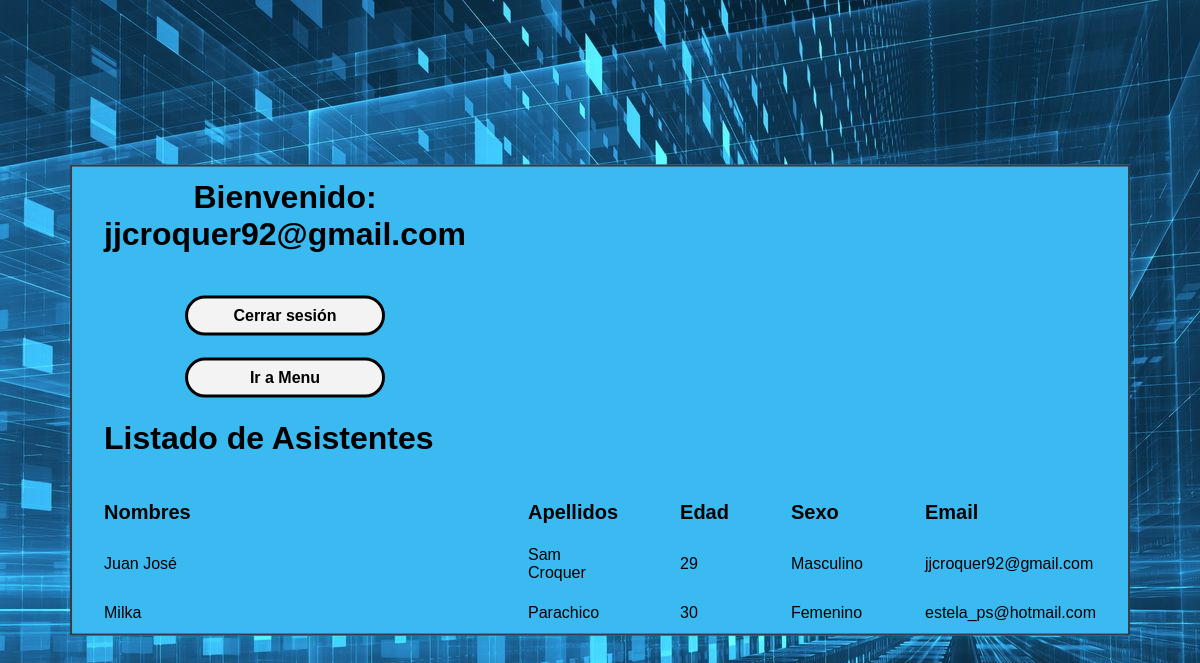
Screenshot of /listadoasistentes.php (signed in) with the database file from the repository.
### tables this page shows
CREATE TABLE `participantes` (
  `id` int(12) NOT NULL,
  `nombre` varchar(50) NOT NULL,
  `apellido` varchar(50) NOT NULL,
  `edad` int(2) NOT NULL,
  `sexo` varchar(12) NOT NULL,
  `correo` varchar(50) NOT NULL
);

### listadoasistentes.php (the view, shortened to what this page needs)
<link rel="stylesheet" href="style.css">
<table>
<?php
include('conexion.php');
if(isset($_SESSION['email']))
{
	$usuarioingresado = $_SESSION['email'];
	echo "<tr><td align='center'><h1>Bienvenido: $usuarioingresado </h1></td></tr>";
}
else
{
	header('location: index.php');
}
?>
<form method="POST">
<tr><td align="center"><input type="submit" value="Cerrar sesión" name="btncerrar" /></td></tr>
<tr><td align="center"><input type="submit" value="Ir a Menu" name="btnregresar" /></td></tr>
</form>
<tr><td colspan="2"><h1>Listado de Asistentes</h1></td></tr>
<tr><td><label>Nombres</label></td>
	<td><label>Apellidos</label></td>
	<td><label>Edad</label></td>
	<td><label>Sexo</label></td>
	<td><label>Email</label></td>
</tr>
<?php
$sql="SELECT * FROM participantes";
$result=mysqli_query($conn,$sql);
while($mostrar=mysqli_fetch_array($result))
{
?>
<tr>
	<td><?php echo $mostrar['nombre'] ?>
	<td><?php echo $mostrar['apellido'] ?>
	<td><?php echo $mostrar['edad'] ?>
	<td><?php echo $mostrar['sexo'] ?>
    <td><?php echo $mostrar['correo'] ?>
</tr>
<?php
}
?>
</table>

### style.css (style rules this page uses)
table { margin:0; border: 2px solid #353A46; background-color: #3ABAF1; top: 50%; left: 50%; position: absolute; transform: translate(-50%,-50%); }
td { padding: 10px 30px; }
label { font-size: 20px; font-weight: bold; }
input[type=submit] { font-size: 16px; background-color: #f3f3f3; color:black; font-weight: bold; border-radius: 20px; height: 40px; width: 200px; border: solid; }

### rows the page displays
participantes: nombre "Juan José", apellido "Sam Croquer", edad "29", sexo "Masculino", correo "jjcroquer92@gmail.com"
participantes: nombre "Milka", apellido "Parachico", edad "30", sexo "Femenino", correo "estela_ps@hotmail.com"

### other values shown
$usuarioingresado "jjcroquer92@gmail.com"
